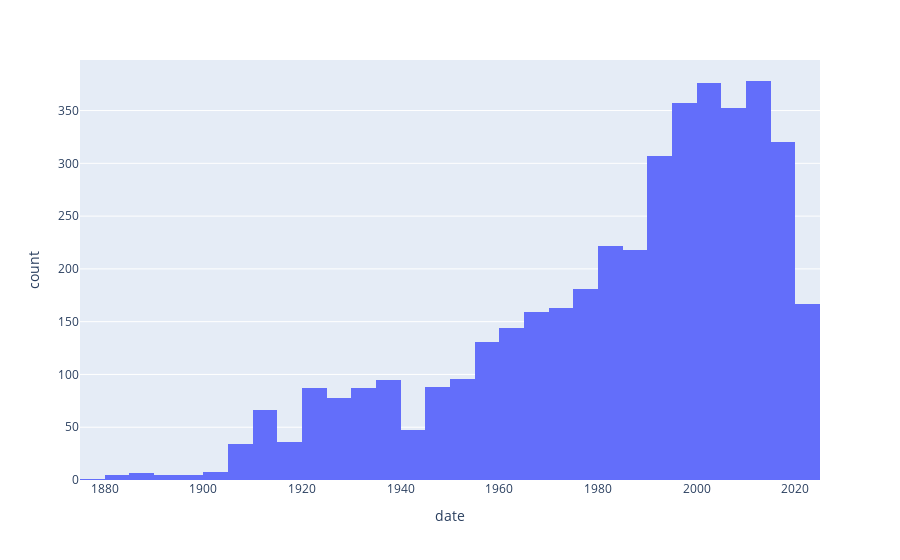

The notebook cell saved with this chart:
### Markdown cell above
#### Dates

### Code cell
px.histogram(results.sort_values('date'), x="date")

### Figure 1 — Plotly figure (JSON) as saved in the notebook; plotly's stock layout.template omitted (floating-point values rounded to 4 significant figures; data arrays with more than 128 entries replaced by an {"elided": "..."} marker saying what was removed)
{"data": [{"alignmentgroup": "True", "bingroup": "x", "hovertemplate": "date=%{x}<br>count=%{y}<extra></extra>", "legendgroup": "", "marker": {"color": "#636efa", "pattern": {"shape": ""}}, "name": "", "offsetgroup": "", "orientation": "v", "showlegend": false, "type": "histogram", "x": {"elided": "4220 str values"}, "xaxis": "x", "yaxis": "y"}], "layout": {"barmode": "relative", "legend": {"tracegroupgap": 0}, "margin": {"t": 60}, "xaxis": {"anchor": "y", "domain": [0, 1], "title": {"text": "date"}}, "yaxis": {"anchor": "x", "domain": [0, 1], "title": {"text": "count"}}}}
